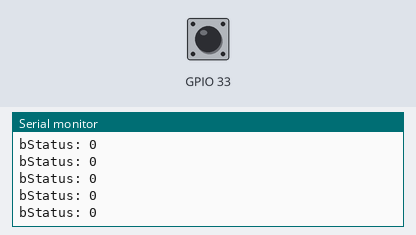
This sketch was run on a simulated ESP32. On the bench: the last lines printed to the serial monitor. The test bench sets the inputs (shaded band); at power-on: GPIO 33 LOW.

Above: at 1.2 s.
1.3 s: GPIO 33 driven HIGH
At 2.3 s:
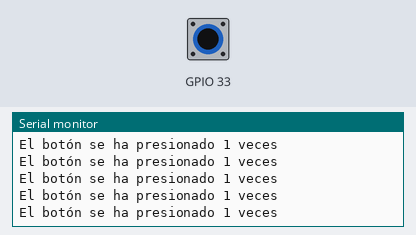
3.2 s: GPIO 33 pulsed LOW 2 times (0.12 s each, 0.3 s apart)
At 4.3 s:
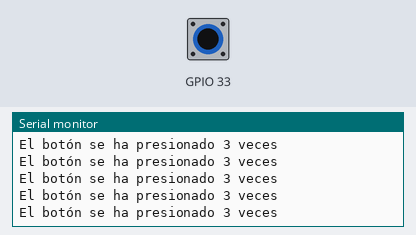

Measured:
- after the input at 1.3 s, the serial monitor: prints a new line at once (image 1)
- after the input at 3.2 s, the serial monitor: prints a new line after 0.42 s (image 2)

The sketch:

Interrupcion.ino
```cpp
//Una estructura es un tipo de datos hecho por otro tipo de datos

struct Button{
  //generamos un nuevo tipo de variable que se llama botón
  //conformada por otras 3 variables.

  const int PIN;
  int numTimesButtonPressed;
  bool pressed;
  bool bStatus; //el último estado en el que estuvo el botón
}; //lleva ;

//Inicializamos la variable button1 que es de tupo Button (arriba la creamos)
Button button1 ={33,0,false,false};
//Es equivalente a declarar  una variable como de toda la vida sólo que con parámetros personalizados

//IRAM_ATTR hace que se ejecute en la memoria RAM por que queremos que sea lo más rápido posible
//void IRAM_ATTR 'nombre de la función'

void IRAM_ATTR isr_button(){
  button1.numTimesButtonPressed +=1; //incremento en 1 el número de veces que sea presionado
  button1.pressed = true;
  button1.bStatus = button1.bStatus ^ 1; //el operador XOR en c es ^ , el operador  XOR con un 1 devuelve el primero pero negado.
}

void setup() {
  Serial.begin(115200);
  pinMode(button1.PIN,INPUT);

  //Generamos una instrucción para la interrupción con attachInterrupt()
  //Como argumentos tenemos: La variable, La función o instrucciones a ejecutar, Modo
  //Modo: LOW, HIGH, CHANGE, FALLING, RISING

  attachInterrupt(button1.PIN, isr_button,RISING);

}

void loop() {

  if(button1.bStatus == true){
    Serial.printf("El botón se ha presionado %u veces \n",button1.numTimesButtonPressed);
  }else{
    Serial.print("bStatus: ");
    Serial.println(button1.bStatus);
  }

}
```
